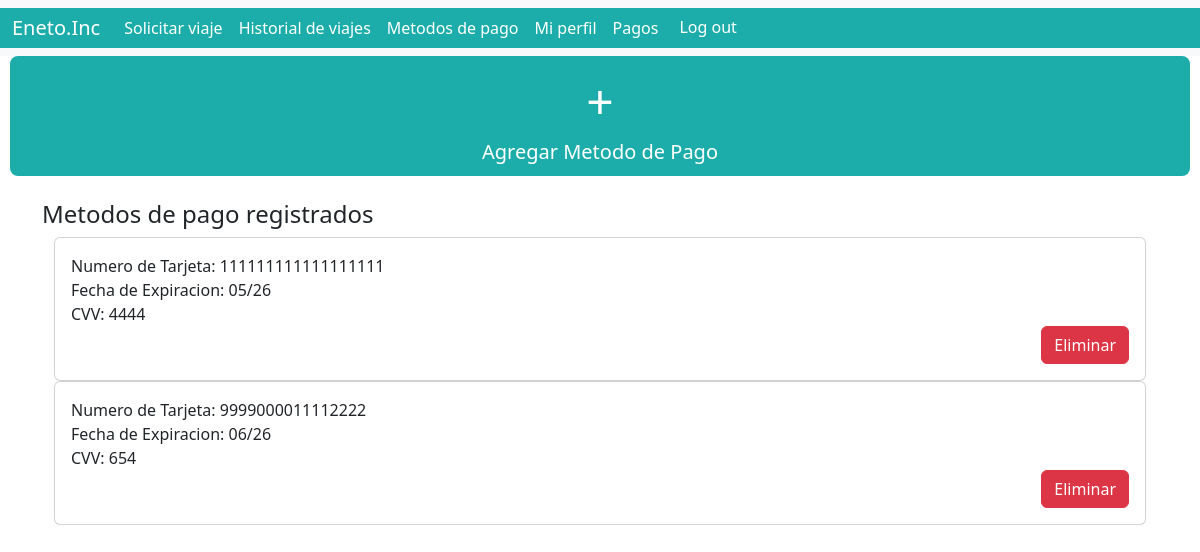
/metodosPagoUsuario.php (signed in), run on the app's committed database.
### tables this page shows
create table tarjetas(idTarjeta int not null primary key auto_increment,
                    numTar varchar(18) not null,
                    fechaExp varchar(5) not null,
                    cvv varchar(4) not null,
                    nickname varchar(50) not null,
                    foreign key(nickname) references usuarios(nickname),
                    createdAt TIMESTAMP default CURRENT_TIMESTAMP,
                    updatedAt timestamp default current_timestamp on update CURRENT_TIMESTAMP);

### metodosPagoUsuario.php (the view, shortened to what this page needs)
<?php
if(isset($_COOKIE['logeo'])){
    $cred = explode(":", $_COOKIE["logeo"]);
} else {
    header("Location: login.php");
    exit;
}
$cnn = new mysqli("localhost", "root", "eneto", "eneto");
$consul = $cnn->query("SELECT * FROM tarjetas WHERE nickname = '$cred[0]'");
$tablas = "";
while ($ren = $consul->fetch_array(MYSQLI_ASSOC)) {
    $tablas .= "<br>
<div class='container-fluid'>
    <div class='container mt-9'>
        <div class='column justify-content-center'>
            <div class='col-lg-12'>
                <div class='card'>
                    <div class='card-body'>
                        <div class='form-group'>
                            <label for=''>Numero de Tarjeta: {$ren['numTar']}</label>
                        </div>
                        <div class='form-group'>
                            <label for=''>Fecha de Expiracion: {$ren['fechaExp']}</label>
                        </div>
                        <div class='form-group'>
                            <label for=''>CVV: {$ren['cvv']}</label>
                        </div>
                        <form method='POST' action='metodosPagoUsuario.php'>
                            <input type='hidden' name='numTar' value='{$ren['numTar']}'>
                            <div class='d-flex justify-content-end'>
                                <button type='button' class='btn btn-danger' data-bs-toggle='modal' data-bs-target='#deleteCardModal{$ren['numTar']}'>Eliminar</button>
                            </div>
                        </form>
                    </div>
                </div>
            </div>
        </div>
    </div>
</div>
<div class='modal fade' id='deleteCardModal{$ren['numTar']}' tabindex='-1' aria-labelledby='deleteCardModalLabel{$ren['numTar']}' aria-hidden='true'>
                <h5 class='modal-title' id='deleteCardModalLabel{$ren['numTar']}'>Confirmacion de eliminacion</h5>
                <p>¿Esta seguro que desea eliminar la tarjeta <strong>{$ren['numTar']}</strong>?</p>
                    <input type='hidden' name='numTar' value='{$ren['numTar']}'>
</div>
";
}
?>
<!DOCTYPE html>
<html lang="en">
<head>
    <link href="https://cdn.jsdelivr.net/npm/bootstrap@5.3.3/dist/css/bootstrap.min.css" rel="stylesheet">
    <link rel="stylesheet" href="css/barra.css">
    <link rel="stylesheet" href="css/estilos.css">
</head>
<body>
<nav class="navbar navbar-expand-lg bg-body-tertiary color">
    <div class="container-fluid color">
      <a class="navbar-brand white" href="barra.php">Eneto.Inc</a>
      <div class="collapse navbar-collapse" id="navbarNav">
        <ul class="navbar-nav color">
          <li class="nav-item">
            <a class="nav-link white" aria-current="page" href="solicitarViajeUsuario.php">Solicitar viaje</a>
          </li>
          <li class="nav-item">
            <a class="nav-link white" href="historialViajesUsuario.php">Historial de viajes</a>
          </li>
          <li class="nav-item">
            <a class="nav-link white" href="metodosPagoUsuario.php">Metodos de pago</a>
          </li>
          <li class="nav-item">
            <a class="nav-link white" href="miperfil.php">Mi perfil</a>
          </li>
          <li class="nav-item">
            <a class="nav-link white" href="pagos.php">Pagos</a>
          </li>
          <li class="nav-item">
            <form action="" method="post" name="logout" id="logout">
              <button type='submit' form='logout' class='btn color white'>Log out</button>
            </form>
          </li>
        </ul>
      </div>
    </div>
  </nav>
    <div class="d-flex justify-content-center">
        <a href="metodosPagoUsuario.php" class="btn color white btn-lg" style="flex: 1; margin: 0 10px; text-align: center;" data-bs-toggle="modal" data-bs-target="#metodoPagoModal">
            <span style="font-size: 3rem;">+</span><br>
            Agregar Metodo de Pago
        </a>
    </div>
    <div class="container mt-4">
        <h4>Metodos de pago registrados</h4>
        <div class="row">
            <?php echo $tablas; ?>
        </div>
    </div>
</body>
</html>

### css/barra.css (style rules this page uses)
.color { background-color: #1cadab; color:#1cadab; }
.white { color: white; }

### data on the page
tarjetas: numTar "111111111111111111", fechaExp "05/26", cvv "4444"
tarjetas: numTar "9999000011112222", fechaExp "06/26", cvv "654"
